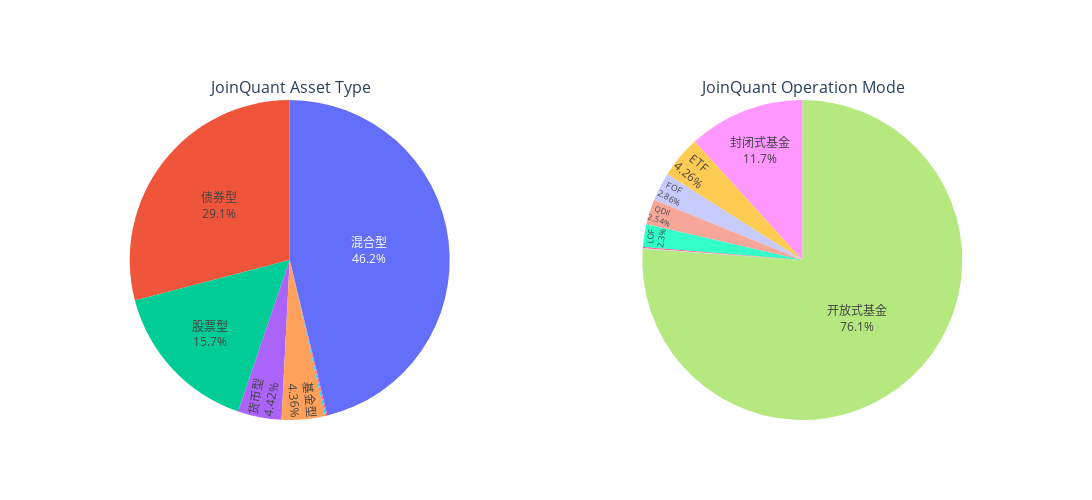

The notebook cell this image was saved under:
### Code cell
specs = [[{'type':'domain'}] * 2]
fig = make_subplots(rows=1, cols=2, specs=specs, subplot_titles=['JoinQuant Asset Type', 'JoinQuant Operation Mode'])
fig.add_trace(go.Pie(labels=final_main_info.underlying_asset_type.value_counts().index, values=final_main_info.underlying_asset_type.value_counts().values), 1, 1)
fig.add_trace(go.Pie(labels=final_main_info.operate_mode.value_counts().index, values=final_main_info.operate_mode.value_counts().values), 1, 2)
fig.update_traces(textposition='inside', textinfo='percent+label')
fig.update(layout_showlegend=False)
fig.update_layout(width=1200, height=500)

### Figure 1 — Plotly figure (JSON) as saved in the notebook; plotly's stock layout.template omitted (floating-point values rounded to 4 significant figures)
{"data": [{"domain": {"x": [0, 0.45], "y": [0, 1]}, "labels": ["混合型", "债券型", "股票型", "货币型", "基金型", "商品", "基础设施基金"], "textinfo": "percent+label", "textposition": "inside", "type": "pie", "values": [7626, 4797, 2591, 730, 719, 20, 20]}, {"domain": {"x": [0.55, 1], "y": [0, 1]}, "labels": ["开放式基金", "封闭式基金", "ETF", "FOF", "QDII", "LOF", "基础设施基金", "MOM"], "textinfo": "percent+label", "textposition": "inside", "type": "pie", "values": [12563, 1938, 703, 472, 420, 379, 20, 8]}], "layout": {"annotations": [{"font": {"size": 16}, "showarrow": false, "text": "JoinQuant Asset Type", "x": 0.225, "xanchor": "center", "xref": "paper", "y": 1, "yanchor": "bottom", "yref": "paper"}, {"font": {"size": 16}, "showarrow": false, "text": "JoinQuant Operation Mode", "x": 0.775, "xanchor": "center", "xref": "paper", "y": 1, "yanchor": "bottom", "yref": "paper"}], "height": 500, "showlegend": false, "width": 1200}}
